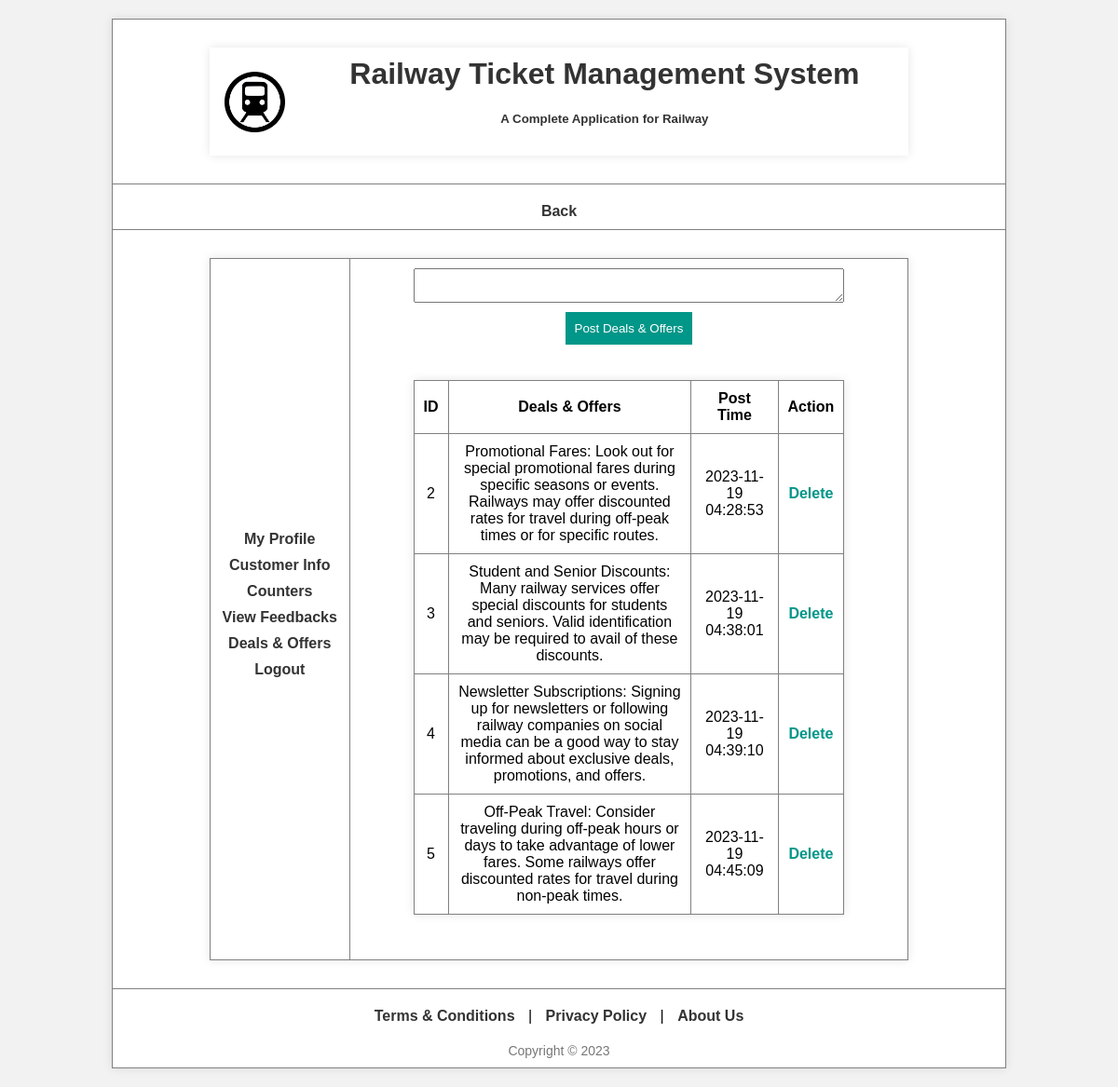
The app's page /view/deals.php (signed in) with its own data.
### tables this page shows
CREATE TABLE `deals` (
  `id` int(255) NOT NULL,
  `deals` varchar(255) NOT NULL,
  `date` datetime NOT NULL DEFAULT current_timestamp()
);

### view/deals.php (the view, shortened to what this page needs)
<html>
<html lang="en">
<head>
</head>
<body>
    <table border="1" width="100%" height="100%" align="center">
        <tr height="70">
            <td>
                <table width="100%">
                    <tr>
                        <td>
                            <img src="../upload/logo.png" height="65" width="65" alt="">
                        </td>
                        <td align="right">
                            <h1>Railway Ticket Management System</h1>
                            <h5>A Complete Application for Railway</h5>
                        </td>
                    </tr>
                </table>
            </td>
        </tr>
        <tr height="20">
            <td align="right">
                <nav>
                    <a href="employeeHome.php">Back</a>
                </nav>
            </td>
        </tr>
        <tr>
            <td>
                <table width="100%" height="90%" border="1">
                    <tr>
                        <td width="20%">
                            <ul>
                                <li><a href="myProfile.php">My Profile</a></li>
                                <li><a href="customer.php">Customer Info</a></li>
                                <li><a href="counter.php">Counters</a></li>
                                <li><a href="feedback.php">View Feedbacks</a></li>
                                <li><a href="deals.php">Deals & Offers</a></li>
                                <li><a href="../controller/logout.php">Logout</a></li>
                            </ul>
                        </td>
                        <td width="80%">
                            <form action="deals.php" method="post">
                                <textarea name="deals"  cols="40" rows="1" required></textarea><br>
                                <input type="submit" name="btn" value="Post Deals & Offers"><br><br>
                            </form>
                            <table width="100%" border="1">
                                <tr>
                                    <th>ID</th>
                                    <th>Deals & Offers</th>
                                    <th>Post Time</th>
                                    <th>Action</th>
                                </tr>
                                <?php
                                    $con=getConnection();
                                    $sql = "select * from deals";
                                    $result = mysqli_query($con, $sql);
                                    while($row=mysqli_fetch_assoc($result)){
                                        echo
                                        "<tr>
                                            <td>$row[id]</td>
                                            <td>$row[deals]</td>
                                            <td>$row[date]</td>
                                            <td>
                                                <a href='../controller/deleteDeals.php?id=$row[id]'>Delete</a>
                                            </td>
                                        </tr>";}
                                ?>
                            </table> <br>
                        </td>
                    </tr>
                </table>
            </td>
        </tr>
        <tr height="45" align="center">
            <td>
            <nav>
            <a href="t&c.html">Terms & Conditions</a> |
            <a href="privacyPolicy.html">Privacy Policy</a> |
            <a href="aboutUs.html">About Us</a>
          </nav>
                <footer>Copyright &copy; 2023</footer>
            </td>
        </tr>
    </table>
</body>
</html>

### view/deals.php (style rules this page uses)
body { font-family: 'Arial', sans-serif; margin: 0; padding: 0; background-color: #f2f2f2; }
table { border-collapse: collapse; width: 80%; margin: 20px auto; background-color: #fff; box-shadow: 0 0 10px rgba(0, 0, 0, 0.1); }
h1, h5 { color: #333; }
nav { margin-top: 10px; }
nav a { text-decoration: none; color: #333; margin: 0 10px; font-weight: bold; }
img { max-width: 100%; height: auto; }
td { padding: 10px; text-align: center; }
ul { list-style-type: none; padding: 0; margin: 0; }
ul li { margin-bottom: 10px; }
ul li a { text-decoration: none; color: #333; font-weight: bold; }
table th, table td { padding: 10px; text-align: center; }
footer { margin-top: 20px; font-size: 14px; color: #777; }
a { text-decoration: none; color: #009688; font-weight: bold; }
form { margin-bottom: 20px; }
textarea { width: 80%; padding: 10px; margin-bottom: 10px; }
input[type="submit"] { padding: 10px; background-color: #009688; color: #fff; border: none; cursor: pointer; }

### records on screen
deals: id "2", deals "Promotional Fares: Look out for special promotional fares during specific seasons or events. Railways may offer discounted rates for travel during off-peak times or for specific routes.", date "2023-11-19 04:28:53"
deals: id "3", deals "Student and Senior Discounts: Many railway services offer special discounts for students and seniors. Valid identification may be required to avail of these discounts.", date "2023-11-19 04:38:01"
deals: id "4", deals "Newsletter Subscriptions: Signing up for newsletters or following railway companies on social media can be a good way to stay informed about exclusive deals, promotions, and offers.", date "2023-11-19 04:39:10"
deals: id "5", deals "Off-Peak Travel: Consider traveling during off-peak hours or days to take advantage of lower fares. Some railways offer discounted rates for travel during non-peak times.", date "2023-11-19 04:45:09"
